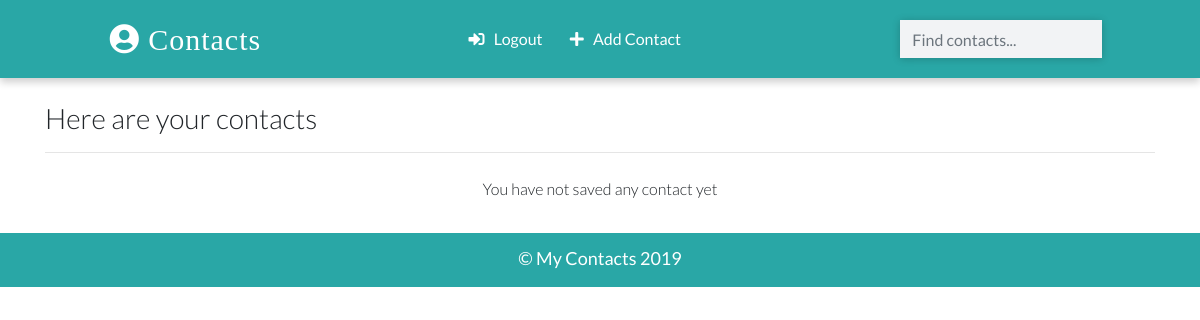
Before: / (signed in) with the older database file.
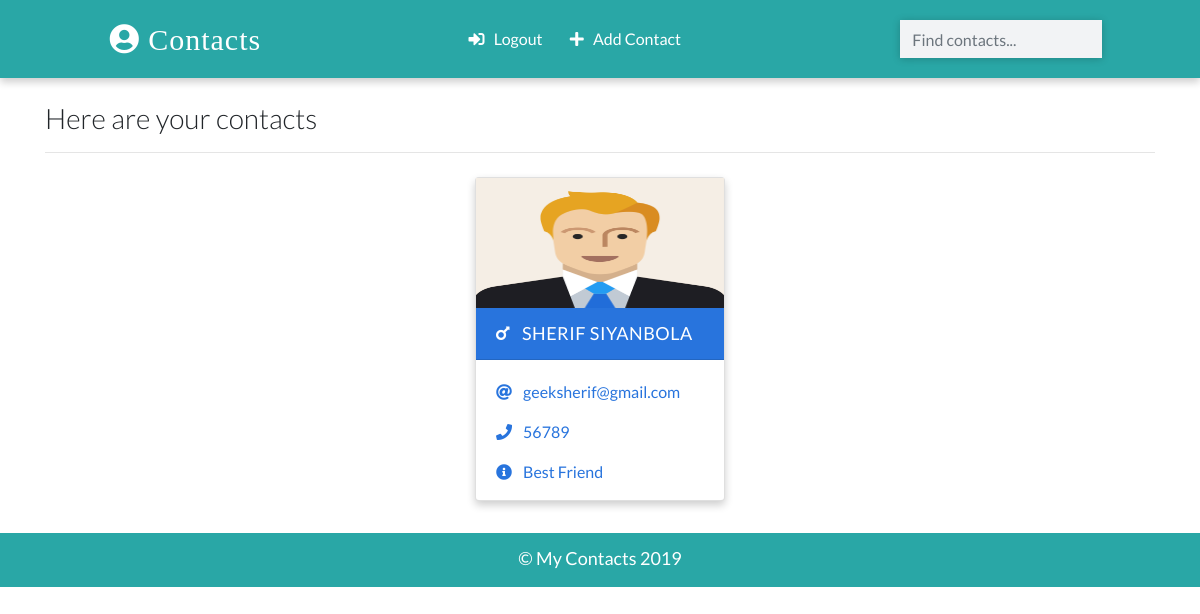
After: the same page with the newer database file.
### app/models.py (models this page shows, shortened)
class Contact(models.Model):
    manager = models.ForeignKey(User, on_delete=models.CASCADE, default=None)
    name = models.CharField(max_length=100)
    email = models.EmailField(max_length=100)
    phone = models.IntegerField()
    info = models.CharField(max_length=100)
    gender = models.CharField(max_length=100, choices=(
        ('male', 'Male'),
        ('female', 'Female')
    ))
    image = models.ImageField(upload_to='images/', blank=True)
    date_added = models.DateTimeField(default=datetime.now)
    class Meta:
        ordering = ['-id']

### app/views.py (the view)
# urls.py: path('',views.HomePageView.as_view(), name="home"),
class HomePageView(LoginRequiredMixin, ListView):
    template_name = 'index.html'
    model = Contact
    context_object_name = 'contacts'
    def get_queryset(self):
        contacts = super().get_queryset()
        return contacts.filter(manager=self.request.user)

### templates/index.html (shortened to what this page needs)
{% extends 'base.html' %}
{% load static %}
{% block content %}
<div class="container">
    <h3 class="heading font-weight-light">Here are your contacts</h3>
    <hr />
</div>
  <div class="container main-part">
  {% if  contacts %}
  {% for contact in contacts%}
    {% include 'partials/_card.html' %}
  {% endfor %}
  {% else %}
  <p class="d-block font-weight-light my-2 heading">You have not saved any contact yet</p>
  {% endif %}
</div>
{% endblock content %}

### templates/partials/_card.html (shortened to what this page needs)
{% load static %}
 {% if  contact.gender == 'male' %}
    <div class="card my-2 mx-2 boy-card {% if 'detail' in request.path %} mx-auto w-25 {% endif %}">
      <img src="{% if contact.image %}
      {{contact.image.url}}
      {% else %}
      {% static 'images/boy.png'%}
      {% endif %}" class="img-fluid" />
      <div class="card-header">
        <a href="{% url 'detail' contact.id %}" class="text-white header-link"
          ><i class="fas fa-mars mr-2"></i> {{contact.name}} </a
        >
      </div>
      <div class="card-body pb-0">
        <p>
          <i class="fas fa-at mr-2"></i>
          <a href="mailto:{{contact.email}}">{{contact.email}}</a>
        </p>
        <p>
          <i class="fas fa-phone mr-2"></i>
          <a href="tel:{{contact.number}}">{{contact.phone}}</a>
        </p>
        <p><i class="fas fa-info-circle mr-2"></i> {{contact.info}}</p>
      </div>
    </div>
  {% endif %}

Changed rows visible on the page:
now on this page (row edited): Contact: name "SHERIF SIYANBOLA", email "geeksherif@gmail.com", phone "56789", info "Best Friend"
Other visible differences:
text no longer shown: "You have not saved any contact yet"
